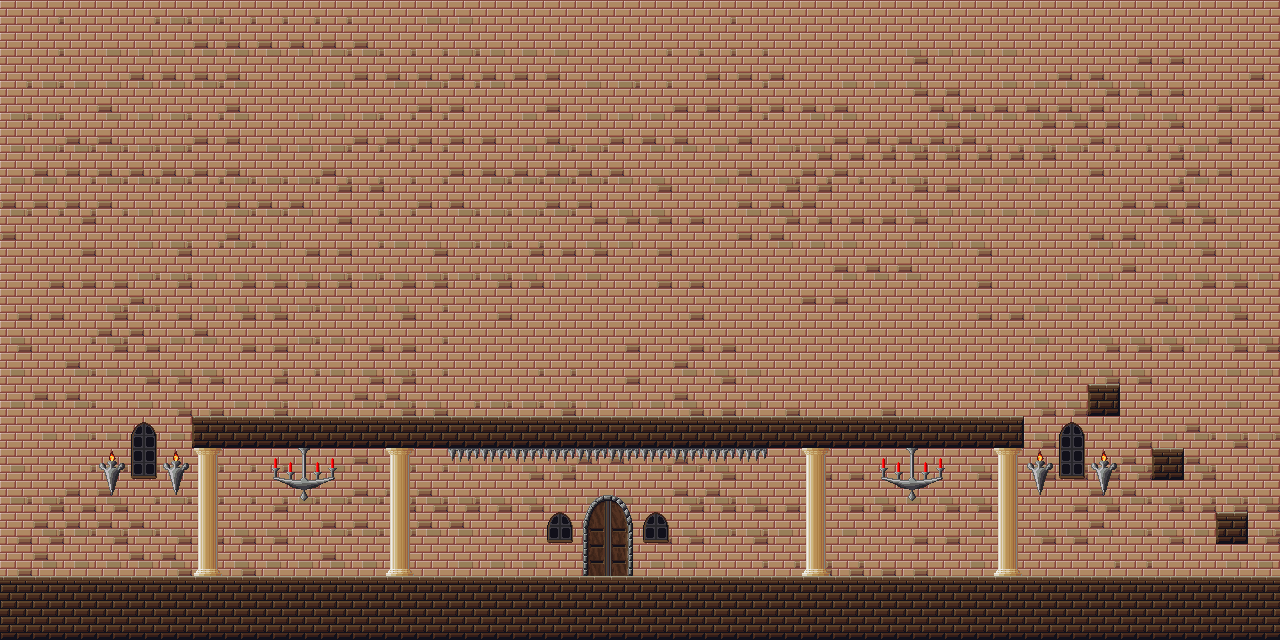

Tiled map render using the project's own tile images. Description and the map definition, with tile-layer contents summarised, below:
An orthogonal 40x20 tile map with 32x32 px tiles, 10 tile layers (bg, Tile Layer 7, Tile Layer 8, Tile Layer 9, ...), 3 tilesets and 11 objects.

<map version="1.0" orientation="orthogonal" width="40" height="20" tilewidth="32" tileheight="32">
 <tileset firstgid="1" name="castle_tileset_part1_0" tilewidth="32" tileheight="32">
  <image source="castle_tileset_part1_0.png" width="512" height="1344" />
 </tileset>
 <tileset firstgid="673" name="castle_tileset_part2_0" tilewidth="32" tileheight="32">
  <image source="castle_tileset_part2_0.png" width="512" height="672" />
 </tileset>
 <tileset firstgid="1009" name="castle_tileset_part3_0" tilewidth="32" tileheight="32">
  <image source="castle_tileset_part3_0.png" width="512" height="384" />
 </tileset>
 <layer name="bg" width="40" height="20">
  <data>[800 cells, 800 non-empty, 1 distinct tile ids]</data>
 </layer>
 <layer name="Tile Layer 7" width="40" height="20">
  <data>[800 cells, 161 non-empty, 1 distinct tile ids]</data>
 </layer>
 <layer name="Tile Layer 8" width="40" height="20">
  <data>[800 cells, 195 non-empty, 1 distinct tile ids]</data>
 </layer>
 <layer name="Tile Layer 9" width="40" height="20">
  <data>[800 cells, 195 non-empty, 1 distinct tile ids]</data>
 </layer>
 <layer name="Tile Layer 10" width="40" height="20">
  <data>[800 cells, 395 non-empty, 1 distinct tile ids]</data>
 </layer>
 <layer name="ground" width="40" height="20">
  <data>[800 cells, 109 non-empty, 1 distinct tile ids]</data>
 </layer>
 <layer name="brick trim1" width="40" height="20">
  <data>[800 cells, 109 non-empty, 5 distinct tile ids]</data>
 </layer>
 <layer name="brick trim2" width="40" height="20">
  <data>[800 cells, 24 non-empty, 1 distinct tile ids]</data>
 </layer>
 <layer name="extras" width="40" height="20">
  <data>[800 cells, 58 non-empty, 21 distinct tile ids]</data>
 </layer>
 <layer name="extras2" width="40" height="20">
  <data>[800 cells, 4 non-empty, 1 distinct tile ids]</data>
 </layer>
 <objectgroup name="spikes" width="40" height="20">
  <object x="448" y="448" width="32" height="32" />
  <object x="480" y="448" width="32" height="32" />
  <object x="512" y="448" width="32" height="32" />
  <object x="544" y="448" width="32" height="32" />
  <object x="576" y="448" width="32" height="32" />
  <object x="608" y="448" width="32" height="32" />
  <object x="640" y="448" width="32" height="32" />
  <object x="672" y="448" width="32" height="32" />
  <object x="704" y="448" width="32" height="32" />
  <object x="736" y="448" width="32" height="32" />
 </objectgroup>
 <objectgroup name="doors" width="40" height="20">
  <object x="576" y="480" width="64" height="96">
   <properties>
    <property name="level" value="level1room1" />
   </properties>
  </object>
 </objectgroup>
</map>
